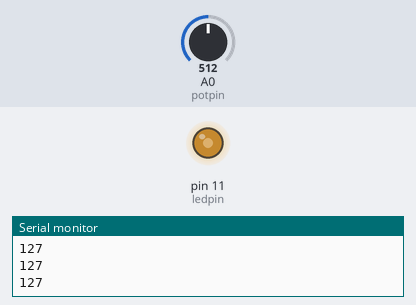
A sketch run on a simulated Arduino Uno, built with avr-gcc and run on an emulated ATmega328P. On the bench: output pins drawn as LEDs (lit = HIGH), the last lines printed to the serial monitor. The test bench sets the inputs (shaded band); at power-on: A0 (potpin) = 512.

Above: at 1.2 s.
1.3 s: A0 (potpin) set to 716
At 2.1 s:
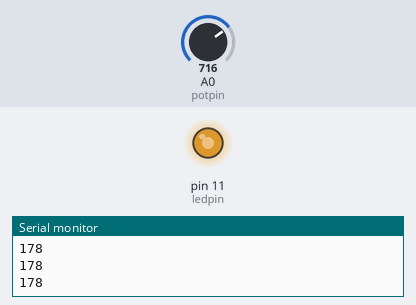
2.8 s: A0 (potpin) set to 900
At 3.2 s:
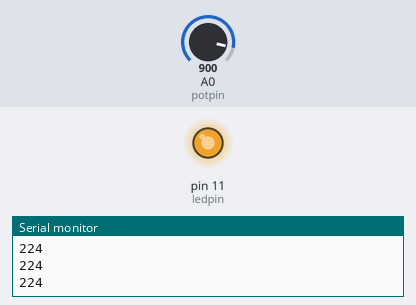
4.3 s: A0 (potpin) set to 122
At 5.5 s:
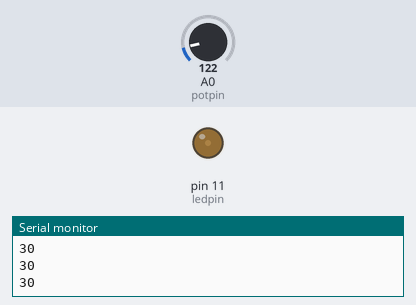
5.8 s: A0 (potpin) set to 0
At 6.8 s:
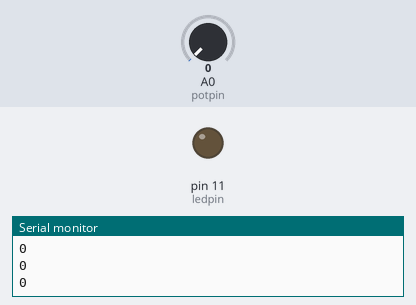
7.3 s: A0 (potpin) set to 511
At 7.9 s:
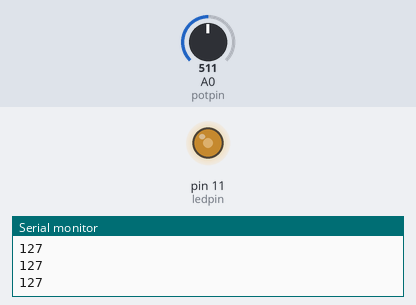
Timing chart, 0 to 9.8 s (numbered marks = the images above; inputs shaded):
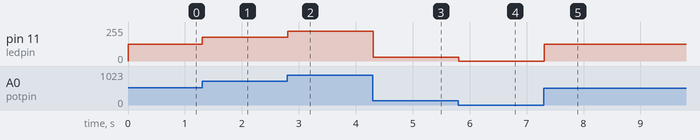

The sketch:

sketch_dec19b.ino
```cpp
int potpin = 0;
int ledpin = 11;
int val = 0;

void setup () {
//  pinMode(ledpin, OUTPUT);
  Serial.begin(9600);
}

void loop() {
  val = analogRead(potpin);
  val = map(val, 0, 1023, 0, 255);
  Serial.println(val);

  analogWrite(ledpin, val);
  delay(10);
}
```

Measured:
- after the input at 1.3 s, pin 11 (ledpin): 127/255 → 178/255 at once
- after the input at 2.8 s, pin 11 (ledpin): 178/255 → 224/255 at once
- after the input at 4.3 s, pin 11 (ledpin): 224/255 → 30/255 at once
- after the input at 5.8 s, pin 11 (ledpin): 30/255 → 0/255 at once
- after the input at 7.3 s, pin 11 (ledpin): 0/255 → 127/255 at once
